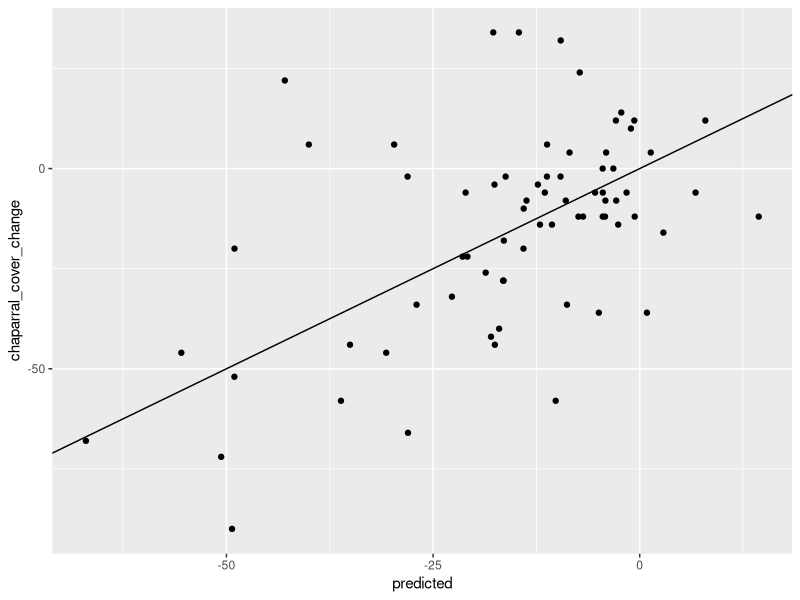
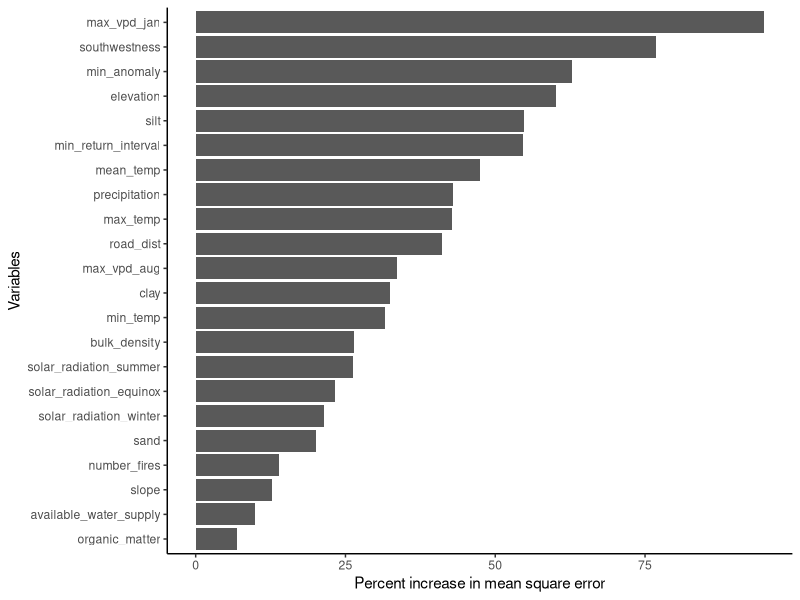
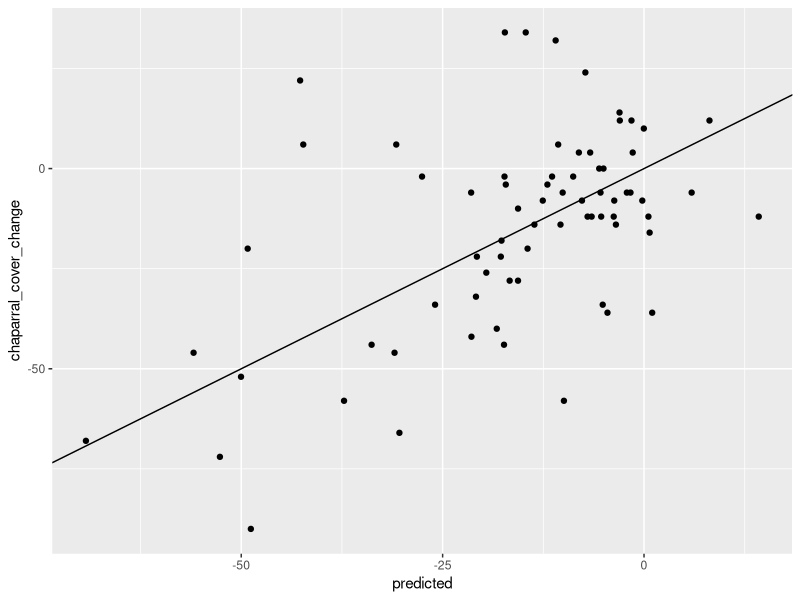
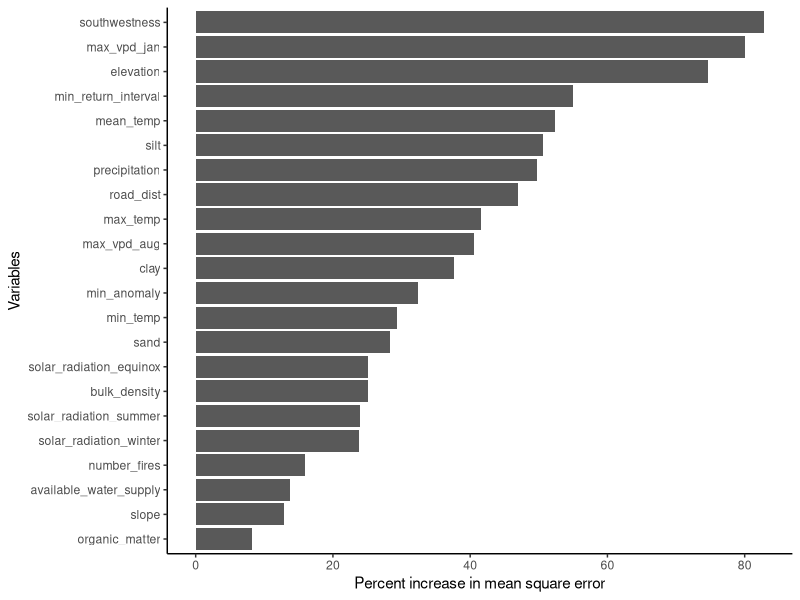
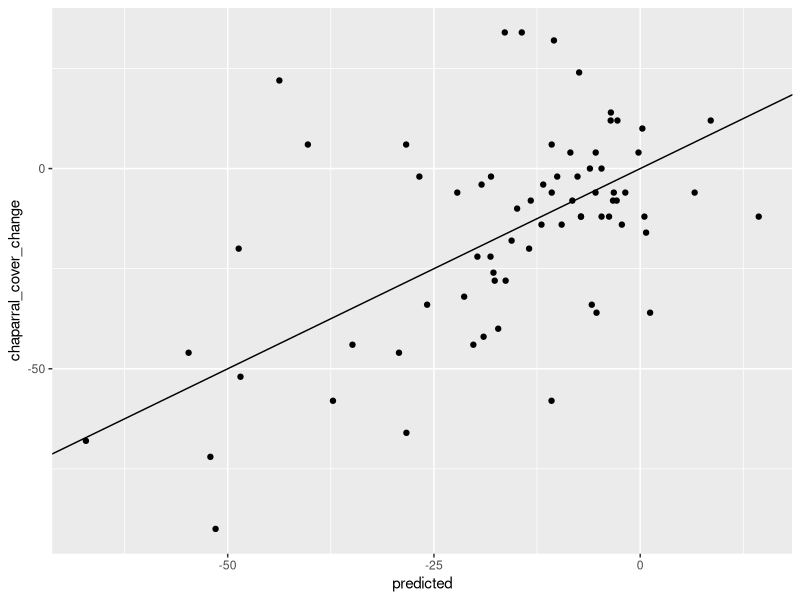
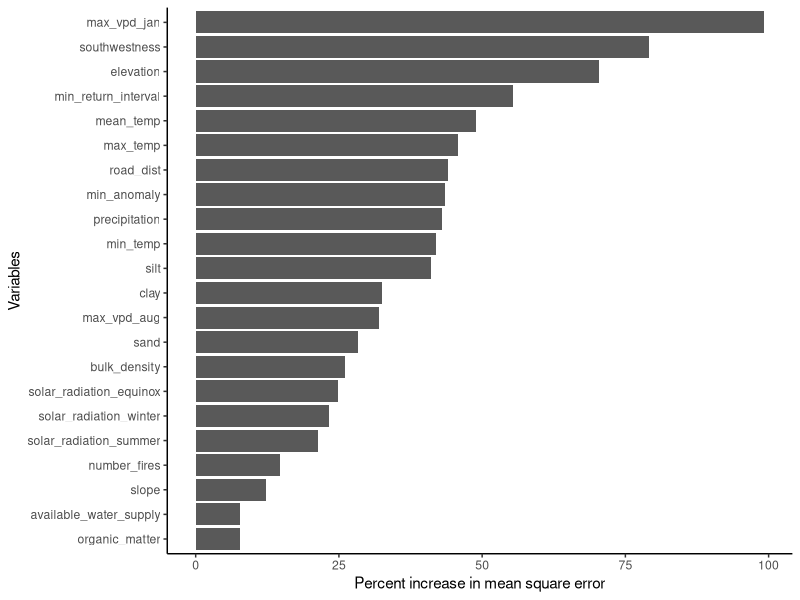
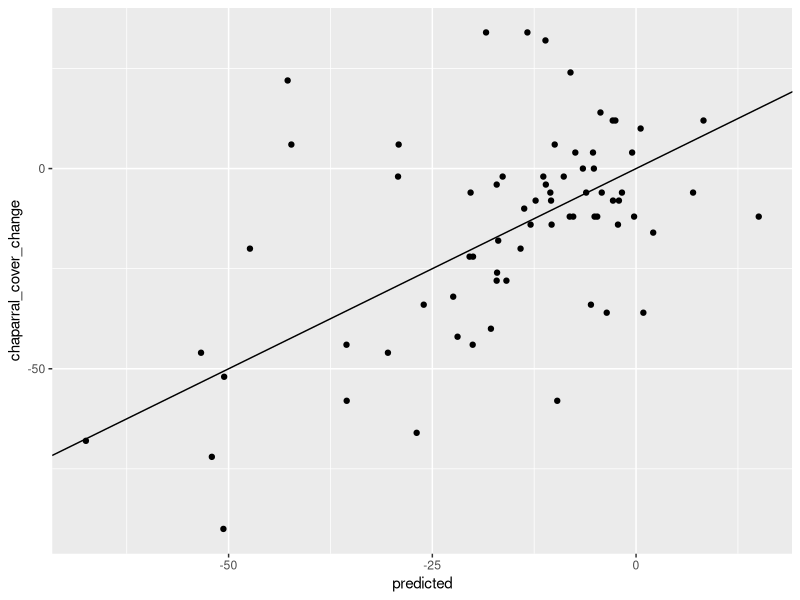
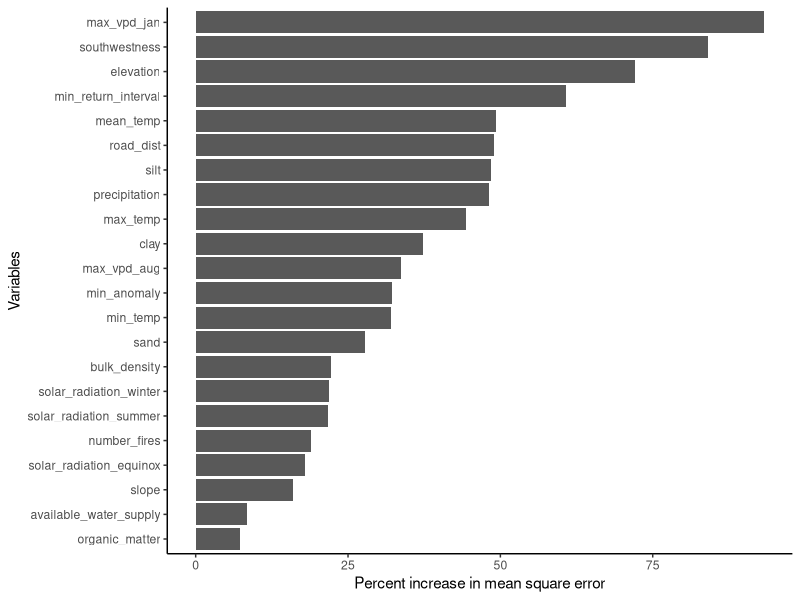

Write the R code that produced these figures, in order. (Note: a time limit stopped this script after it produced the figures.)
## ---- chunk 1
knitr::opts_chunk$set(echo = TRUE)
library(tidyverse)
library(here)
library(caret)
library(randomForest)
library(vcd)
## ---- chunk 2
veg_enviro_fire_drought <- read.csv(here("csv_data", "veg_enviro_fire_drought.csv")) %>% 
  rename("southwestness" = "aspect")
veg_enviro_fire_drought_1 <- read.csv(here("csv_data", "veg_enviro_fire_drought_1.csv")) %>% 
  rename("southwestness" = "aspect")
veg_enviro_fire_drought_2 <- read.csv(here("csv_data", "veg_enviro_fire_drought_2.csv")) %>% 
  rename("southwestness" = "aspect")
veg_enviro_fire_drought_3 <- read.csv(here("csv_data", "veg_enviro_fire_drought_3.csv")) %>% 
  rename("southwestness" = "aspect")
veg_enviro_fire_drought_4 <- read.csv(here("csv_data", "veg_enviro_fire_drought_4.csv")) %>% 
  rename("southwestness" = "aspect")
veg_enviro_fire_drought_5 <- read.csv(here("csv_data", "veg_enviro_fire_drought_5.csv")) %>% 
  rename("southwestness" = "aspect")

chaparral_cover_drought_analysis <- veg_enviro_fire_drought %>% 
  filter(dominant_veg_1930 == "chaparral") %>% 
  filter(dominant_veg_2009 %in% c("chaparral", "grass")) %>% 
  mutate(chaparral_cover_2009 = case_when(dominant_veg_2009 == "chaparral" ~ as.numeric(dominant_cover_2009),
                                          secondary_veg_2009 == "chaparral" ~ as.numeric(secondary_cover_2009),
                                          TRUE ~ 100 - as.numeric(dominant_cover_2009) - as.numeric(secondary_cover_2009))) %>% 
  mutate(chaparral_cover_change = chaparral_cover_2009 - dominant_cover_1930) %>% 
  na.omit()

chaparral_cover_drought1_analysis <- veg_enviro_fire_drought_1 %>% 
  filter(dominant_veg_1930 == "chaparral") %>% 
  filter(dominant_veg_2009 %in% c("chaparral", "grass")) %>% 
  mutate(chaparral_cover_2009 = case_when(dominant_veg_2009 == "chaparral" ~ as.numeric(dominant_cover_2009),
                                          secondary_veg_2009 == "chaparral" ~ as.numeric(secondary_cover_2009),
                                          TRUE ~ 100 - as.numeric(dominant_cover_2009) - as.numeric(secondary_cover_2009))) %>% 
  mutate(chaparral_cover_change = chaparral_cover_2009 - dominant_cover_1930) %>% 
  na.omit()

chaparral_cover_drought2_analysis <- veg_enviro_fire_drought_2 %>% 
  filter(dominant_veg_1930 == "chaparral") %>% 
  filter(dominant_veg_2009 %in% c("chaparral", "grass")) %>% 
  mutate(chaparral_cover_2009 = case_when(dominant_veg_2009 == "chaparral" ~ as.numeric(dominant_cover_2009),
                                          secondary_veg_2009 == "chaparral" ~ as.numeric(secondary_cover_2009),
                                          TRUE ~ 100 - as.numeric(dominant_cover_2009) - as.numeric(secondary_cover_2009))) %>% 
  mutate(chaparral_cover_change = chaparral_cover_2009 - dominant_cover_1930) %>% 
  na.omit()

chaparral_cover_drought3_analysis <- veg_enviro_fire_drought_3 %>% 
  filter(dominant_veg_1930 == "chaparral") %>% 
  filter(dominant_veg_2009 %in% c("chaparral", "grass")) %>% 
  mutate(chaparral_cover_2009 = case_when(dominant_veg_2009 == "chaparral" ~ as.numeric(dominant_cover_2009),
                                          secondary_veg_2009 == "chaparral" ~ as.numeric(secondary_cover_2009),
                                          TRUE ~ 100 - as.numeric(dominant_cover_2009) - as.numeric(secondary_cover_2009))) %>% 
  mutate(chaparral_cover_change = chaparral_cover_2009 - dominant_cover_1930) %>% 
  na.omit()

chaparral_cover_drought4_analysis <- veg_enviro_fire_drought_4 %>% 
  filter(dominant_veg_1930 == "chaparral") %>% 
  filter(dominant_veg_2009 %in% c("chaparral", "grass")) %>% 
  mutate(chaparral_cover_2009 = case_when(dominant_veg_2009 == "chaparral" ~ as.numeric(dominant_cover_2009),
                                          secondary_veg_2009 == "chaparral" ~ as.numeric(secondary_cover_2009),
                                          TRUE ~ 100 - as.numeric(dominant_cover_2009) - as.numeric(secondary_cover_2009))) %>% 
  mutate(chaparral_cover_change = chaparral_cover_2009 - dominant_cover_1930) %>% 
  na.omit()

chaparral_cover_drought5_analysis <- veg_enviro_fire_drought_5 %>% 
  filter(dominant_veg_1930 == "chaparral") %>% 
  filter(dominant_veg_2009 %in% c("chaparral", "grass")) %>% 
  mutate(chaparral_cover_2009 = case_when(dominant_veg_2009 == "chaparral" ~ as.numeric(dominant_cover_2009),
                                          secondary_veg_2009 == "chaparral" ~ as.numeric(secondary_cover_2009),
                                          TRUE ~ 100 - as.numeric(dominant_cover_2009) - as.numeric(secondary_cover_2009))) %>% 
  mutate(chaparral_cover_change = chaparral_cover_2009 - dominant_cover_1930) %>% 
  na.omit()

chaparral_cover_drought_continuous <- chaparral_cover_drought_analysis %>% 
  dplyr::select("chaparral_cover_change",
                "elevation",
                "southwestness", 
                "slope",
                "solar_radiation_summer", 
                "solar_radiation_equinox",
                "solar_radiation_winter", 
                "road_dist",
                "precipitation",
                "max_temp", 
                "mean_temp",
                "min_temp", 
                "max_vpd_jan", 
                "max_vpd_aug",
                "available_water_supply",
                "bulk_density",
                "organic_matter",
                "clay",
                "sand",
                "silt",
                "number_fires",
                "min_return_interval",
                "min_anomaly")

chaparral_cover_drought1_continuous <- chaparral_cover_drought1_analysis %>% 
  dplyr::select("chaparral_cover_change",
                "elevation",
                "southwestness", 
                "slope",
                "solar_radiation_summer", 
                "solar_radiation_equinox",
                "solar_radiation_winter", 
                "road_dist",
                "precipitation",
                "max_temp", 
                "mean_temp",
                "min_temp", 
                "max_vpd_jan", 
                "max_vpd_aug",
                "available_water_supply",
                "bulk_density",
                "organic_matter",
                "clay",
                "sand",
                "silt",
                "number_fires",
                "min_return_interval",
                "min_anomaly")

chaparral_cover_drought2_continuous <- chaparral_cover_drought2_analysis %>% 
  dplyr::select("chaparral_cover_change",
                "elevation",
                "southwestness", 
                "slope",
                "solar_radiation_summer", 
                "solar_radiation_equinox",
                "solar_radiation_winter", 
                "road_dist",
                "precipitation",
                "max_temp", 
                "mean_temp",
                "min_temp", 
                "max_vpd_jan", 
                "max_vpd_aug",
                "available_water_supply",
                "bulk_density",
                "organic_matter",
                "clay",
                "sand",
                "silt",
                "number_fires",
                "min_return_interval",
                "min_anomaly")

chaparral_cover_drought3_continuous <- chaparral_cover_drought3_analysis %>% 
 dplyr::select("chaparral_cover_change",
                "elevation",
                "southwestness", 
                "slope",
                "solar_radiation_summer", 
                "solar_radiation_equinox",
                "solar_radiation_winter", 
                "road_dist",
                "precipitation",
                "max_temp", 
                "mean_temp",
                "min_temp", 
                "max_vpd_jan", 
                "max_vpd_aug",
                "available_water_supply",
                "bulk_density",
                "organic_matter",
                "clay",
                "sand",
                "silt",
                "number_fires",
                "min_return_interval",
                "min_anomaly")

chaparral_cover_drought4_continuous <- chaparral_cover_drought4_analysis %>% 
 dplyr::select("chaparral_cover_change",
                "elevation",
                "southwestness", 
                "slope",
                "solar_radiation_summer", 
                "solar_radiation_equinox",
                "solar_radiation_winter", 
                "road_dist",
                "precipitation",
                "max_temp", 
                "mean_temp",
                "min_temp", 
                "max_vpd_jan", 
                "max_vpd_aug",
                "available_water_supply",
                "bulk_density",
                "organic_matter",
                "clay",
                "sand",
                "silt",
                "number_fires",
                "min_return_interval",
                "min_anomaly")

chaparral_cover_drought5_continuous <- chaparral_cover_drought5_analysis %>% 
  dplyr::select("chaparral_cover_change",
                "elevation",
                "southwestness", 
                "slope",
                "solar_radiation_summer", 
                "solar_radiation_equinox",
                "solar_radiation_winter", 
                "road_dist",
                "precipitation",
                "max_temp", 
                "mean_temp",
                "min_temp", 
                "max_vpd_jan", 
                "max_vpd_aug",
                "available_water_supply",
                "bulk_density",
                "organic_matter",
                "clay",
                "sand",
                "silt",
                "number_fires",
                "min_return_interval",
                "min_anomaly")

## ---- chunk 3
set.seed(123)
training_samples_drought <- chaparral_cover_drought_continuous$chaparral_cover_change %>%  
  createDataPartition(p = 0.8, list = FALSE)

train_chap_drought_cover <- chaparral_cover_drought_continuous[training_samples_drought, ]

test_chap_drought_cover <- chaparral_cover_drought_continuous[-training_samples_drought, ]

set.seed(123)

random_chap_drought_cover <- train_chap_drought_cover 

random_chap_drought_cover_test <- test_chap_drought_cover


for(x in c(seq(from = 500, to = 1000, by = 100))){
  set.seed(123)
tuneRF(train_chap_drought_cover[-1],
       train_chap_drought_cover$chaparral_cover_change, 
       ntreeTry=x,stepFactor = 1.5, 
       improve = 0.01, 
       trace =TRUE, 
       plot = FALSE)
}
## ---- chunk 4
set.seed(123)

chap_cover_drought_rf <- randomForest(chaparral_cover_change ~., data = train_chap_drought_cover,
                              type = prob,
                              ntree = 600,
                              mtry = 5,
                              importance = TRUE)
chap_cover_drought_rf

set.seed(123)
pred_chap_cover_drought_rf <- predict(chap_cover_drought_rf, random_chap_drought_cover_test) %>% 
  data.frame() %>% 
  rename("predicted" = ".") %>% 
  bind_cols(random_chap_drought_cover_test)

ggplot(pred_chap_cover_drought_rf, aes(x = predicted, y = chaparral_cover_change)) +
  geom_point()+
  geom_abline(slope = 1, intercept = 0)

 
rf_chap_cover_drought_confusion_table <- table(random_chap_drought_cover_test$chaparral_cover_change, pred_chap_cover_drought_rf$predicted)

chap_cover_drought_rf_mda <- data.frame(chap_cover_drought_rf$importance) %>% 
  dplyr::select("X.IncMSE") %>% 
  rownames_to_column(var = "variables")

chap_cover_drought_rf_plot <- ggplot(chap_cover_drought_rf_mda, aes(fct_reorder(variables, X.IncMSE),X.IncMSE))+
  geom_bar(stat= "identity")+
  coord_flip() +
  labs(x = "Variables",
       y = "Percent increase in mean square error")+
  theme_classic()
chap_cover_drought_rf_plot
RMSE(test_chap_drought_cover$chaparral_cover_change, pred_chap_cover_drought_rf$predicted)
## ---- chunk 5
set.seed(123)

training_samples_drought1 <- chaparral_cover_drought1_continuous$chaparral_cover_change %>%  
  createDataPartition(p = 0.8, list = FALSE)

train_chap_drought1_cover <- chaparral_cover_drought1_continuous[training_samples_drought1, ]

test_chap_drought1_cover <- chaparral_cover_drought1_continuous[-training_samples_drought1, ]

set.seed(123)

random_chap_drought1_cover <- train_chap_drought1_cover 

random_chap_drought1_cover_test <- test_chap_drought1_cover

for(x in c(seq(from = 500, to = 1000, by = 100))){
  set.seed(123)
tuneRF(train_chap_drought1_cover[-1],
       train_chap_drought1_cover$chaparral_cover_change, 
       ntreeTry=x,stepFactor = 1.5, 
       improve = 0.01, 
       trace =TRUE, 
       plot = FALSE)
}
## ---- chunk 6
set.seed(123)

chap_cover_drought1_rf <- randomForest(chaparral_cover_change ~., data = train_chap_drought1_cover,
                              type = prob,
                              ntree = 500,
                              mtry = 5,
                              importance = TRUE)
chap_cover_drought1_rf

set.seed(123)
pred_chap_cover_drought1_rf <- predict(chap_cover_drought1_rf, random_chap_drought1_cover_test) %>% 
  data.frame() %>% 
  rename("predicted" = ".") %>% 
  bind_cols(random_chap_drought1_cover_test)

ggplot(pred_chap_cover_drought1_rf, aes(x = predicted, y = chaparral_cover_change)) +
  geom_point()+
  geom_abline(slope = 1, intercept = 0)

 
rf_chap_cover_drought1_confusion_table <- table(random_chap_drought1_cover_test$chaparral_cover_change, pred_chap_cover_drought1_rf$predicted)

chap_cover_drought1_rf_mda <- data.frame(chap_cover_drought1_rf$importance) %>% 
  dplyr::select("X.IncMSE") %>% 
  rownames_to_column(var = "variables")

chap_cover_drought1_rf_plot <- ggplot(chap_cover_drought1_rf_mda, aes(fct_reorder(variables, X.IncMSE),X.IncMSE))+
  geom_bar(stat= "identity")+
  coord_flip() +
  labs(x = "Variables",
       y = "Percent increase in mean square error")+
  theme_classic()
chap_cover_drought1_rf_plot
RMSE(test_chap_drought1_cover$chaparral_cover_change, pred_chap_cover_drought1_rf$predicted)
## ---- chunk 7
set.seed(123)

training_samples_drought2 <- chaparral_cover_drought2_continuous$chaparral_cover_change %>%  
  createDataPartition(p = 0.8, list = FALSE)

train_chap_drought2_cover <- chaparral_cover_drought2_continuous[training_samples_drought2, ]

test_chap_drought2_cover <- chaparral_cover_drought2_continuous[-training_samples_drought2, ]

set.seed(123)

random_chap_drought2_cover <- train_chap_drought2_cover 

random_chap_drought2_cover_test <- test_chap_drought2_cover


for(x in c(seq(from = 500, to = 1000, by = 100))){
  set.seed(123)
tuneRF(train_chap_drought2_cover[-1],
       train_chap_drought2_cover$chaparral_cover_change, 
       ntreeTry=x,stepFactor = 1.5, 
       improve = 0.01, 
       trace =TRUE, 
       plot = FALSE)
}
## ---- chunk 8
set.seed(123)

chap_cover_drought2_rf <- randomForest(chaparral_cover_change ~., data = train_chap_drought2_cover,
                              type = prob,
                              ntree = 700,
                              mtry = 5,
                              importance = TRUE)
chap_cover_drought2_rf


pred_chap_cover_drought2_rf <- predict(chap_cover_drought2_rf, random_chap_drought2_cover_test) %>% 
  data.frame() %>% 
  rename("predicted" = ".") %>% 
  bind_cols(random_chap_drought2_cover_test)

ggplot(pred_chap_cover_drought2_rf, aes(x = predicted, y = chaparral_cover_change)) +
  geom_point()+
  geom_abline(slope = 1, intercept = 0)

 
rf_chap_cover_drought2_confusion_table <- table(random_chap_drought2_cover_test$chaparral_cover_change, pred_chap_cover_drought2_rf$predicted)

chap_cover_drought2_rf_mda <- data.frame(chap_cover_drought2_rf$importance) %>% 
  dplyr::select("X.IncMSE") %>% 
  rownames_to_column(var = "variables")

chap_cover_drought2_rf_plot <- ggplot(chap_cover_drought2_rf_mda, aes(fct_reorder(variables, X.IncMSE),X.IncMSE))+
  geom_bar(stat= "identity")+
  coord_flip() +
  labs(x = "Variables",
       y = "Percent increase in mean square error")+
  theme_classic()
chap_cover_drought2_rf_plot
RMSE(test_chap_drought2_cover$chaparral_cover_change, pred_chap_cover_drought2_rf$predicted)
## ---- chunk 9
set.seed(123)

training_samples_drought3 <- chaparral_cover_drought3_continuous$chaparral_cover_change %>%  
  createDataPartition(p = 0.8, list = FALSE)

train_chap_drought3_cover <- chaparral_cover_drought3_continuous[training_samples_drought3, ]

test_chap_drought3_cover <- chaparral_cover_drought3_continuous[-training_samples_drought3, ]

set.seed(123)

random_chap_drought3_cover <- train_chap_drought3_cover 

random_chap_drought3_cover_test <- test_chap_drought3_cover


for(x in c(seq(from = 500, to = 1000, by = 100))){
  set.seed(123)
tuneRF(train_chap_drought3_cover[-1],
       train_chap_drought3_cover$chaparral_cover_change, 
       ntreeTry=x,stepFactor = 1.5, 
       improve = 0.01, 
       trace =TRUE, 
       plot = FALSE)
}
## ---- chunk 10
set.seed(123)

chap_cover_drought3_rf <- randomForest(chaparral_cover_change ~., data = train_chap_drought3_cover,
                              type = prob,
                              ntree = 600,
                              mtry = 5,
                              importance = TRUE)
chap_cover_drought3_rf

set.seed(123)
pred_chap_cover_drought3_rf <- predict(chap_cover_drought3_rf, random_chap_drought3_cover_test) %>% 
  data.frame() %>% 
  rename("predicted" = ".") %>% 
  bind_cols(random_chap_drought3_cover_test)

ggplot(pred_chap_cover_drought3_rf, aes(x = predicted, y = chaparral_cover_change)) +
  geom_point()+
  geom_abline(slope = 1, intercept = 0)

 
rf_chap_cover_drought3_confusion_table <- table(random_chap_drought3_cover_test$chaparral_cover_change, pred_chap_cover_drought3_rf$predicted)

chap_cover_drought3_rf_mda <- data.frame(chap_cover_drought3_rf$importance) %>% 
  dplyr::select("X.IncMSE") %>% 
  rownames_to_column(var = "variables")

chap_cover_drought3_rf_plot <- ggplot(chap_cover_drought3_rf_mda, aes(fct_reorder(variables, X.IncMSE),X.IncMSE))+
  geom_bar(stat= "identity")+
  coord_flip() +
  labs(x = "Variables",
       y = "Percent increase in mean square error")+
  theme_classic()
chap_cover_drought3_rf_plot
RMSE(test_chap_drought3_cover$chaparral_cover_change, pred_chap_cover_drought3_rf$predicted)
## ---- chunk 11
set.seed(123)

training_samples_drought4 <- chaparral_cover_drought4_continuous$chaparral_cover_change %>%  
  createDataPartition(p = 0.8, list = FALSE)

train_chap_drought4_cover <- chaparral_cover_drought4_continuous[training_samples_drought4, ]

test_chap_drought4_cover <- chaparral_cover_drought4_continuous[-training_samples_drought4, ]

set.seed(123)

random_chap_drought4_cover <- train_chap_drought4_cover 

random_chap_drought4_cover_test <- test_chap_drought4_cover


for(x in c(seq(from = 500, to = 1000, by = 100))){
  set.seed(123)
tuneRF(train_chap_drought4_cover[-1],
       train_chap_drought4_cover$chaparral_cover_change, 
       ntreeTry=x,stepFactor = 1.5, 
       improve = 0.01, 
       trace =TRUE, 
       plot = FALSE)
}
## ---- chunk 12
set.seed(123)

chap_cover_drought4_rf <- randomForest(chaparral_cover_change ~., data = train_chap_drought4_cover,
                              type = prob,
                              ntree = 500,
                              mtry = 10,
                              importance = TRUE)
chap_cover_drought4_rf

set.seed(123)
pred_chap_cover_drought4_rf <- predict(chap_cover_drought4_rf, random_chap_drought4_cover_test) %>% 
  data.frame() %>% 
  rename("predicted" = ".") %>% 
  bind_cols(random_chap_drought4_cover_test)

ggplot(pred_chap_cover_drought4_rf, aes(x = predicted, y = chaparral_cover_change)) +
  geom_point()+
  geom_abline(slope = 1, intercept = 0)

 
rf_chap_cover_drought4_confusion_table <- table(random_chap_drought4_cover_test$chaparral_cover_change, pred_chap_cover_drought4_rf$predicted)

chap_cover_drought4_rf_mda <- data.frame(chap_cover_drought4_rf$importance) %>% 
  dplyr::select("X.IncMSE") %>% 
  rownames_to_column(var = "variables")

chap_cover_drought4_rf_plot <- ggplot(chap_cover_drought4_rf_mda, aes(fct_reorder(variables, X.IncMSE),X.IncMSE))+
  geom_bar(stat= "identity")+
  coord_flip() +
  labs(x = "Variables",
       y = "Percent increase in mean square error")+
  theme_classic()
chap_cover_drought4_rf_plot
RMSE(test_chap_drought4_cover$chaparral_cover_change, pred_chap_cover_drought4_rf$predicted)
## ---- chunk 13
set.seed(123)

training_samples_drought5 <- chaparral_cover_drought5_continuous$chaparral_cover_change %>%  
  createDataPartition(p = 0.8, list = FALSE)

train_chap_drought5_cover <- chaparral_cover_drought5_continuous[training_samples_drought5, ]

test_chap_drought5_cover <- chaparral_cover_drought5_continuous[-training_samples_drought5, ]

set.seed(123)

random_chap_drought5_cover <- train_chap_drought5_cover 

random_chap_drought5_cover_test <- test_chap_drought5_cover

for(x in c(seq(from = 500, to = 1000, by = 100))){
  set.seed(123)
tuneRF(train_chap_drought5_cover[-1],
       train_chap_drought5_cover$chaparral_cover_change, 
       ntreeTry=x,stepFactor = 1.5, 
       improve = 0.01, 
       trace =TRUE, 
       plot = FALSE)
}
## ---- chunk 14
set.seed(123)

chap_cover_drought5_rf <- randomForest(chaparral_cover_change ~., data = train_chap_drought5_cover,
                              type = prob,
                              ntree = 600,
                              mtry = 5,
                              importance = TRUE)
chap_cover_drought5_rf

set.seed(123)
pred_chap_cover_drought5_rf <- predict(chap_cover_drought5_rf, random_chap_drought5_cover_test) %>% 
  data.frame() %>% 
  rename("predicted" = ".") %>% 
  bind_cols(random_chap_drought5_cover_test)

ggplot(pred_chap_cover_drought5_rf, aes(x = predicted, y = chaparral_cover_change)) +
  geom_point()+
  geom_abline(slope = 1, intercept = 0)

 
rf_chap_cover_drought5_confusion_table <- table(random_chap_drought5_cover_test$chaparral_cover_change, pred_chap_cover_drought5_rf$predicted)

chap_cover_drought5_rf_mda <- data.frame(chap_cover_drought5_rf$importance) %>% 
  dplyr::select("X.IncMSE") %>% 
  rownames_to_column(var = "variables")

chap_cover_drought5_rf_plot <- ggplot(chap_cover_drought5_rf_mda, aes(fct_reorder(variables, X.IncMSE),X.IncMSE))+
  geom_bar(stat= "identity")+
  coord_flip() +
  labs(x = "Variables",
       y = "Percent increase in mean square error")+
  theme_classic()
chap_cover_drought5_rf_plot
RMSE(test_chap_drought5_cover$chaparral_cover_change, pred_chap_cover_drought5_rf$predicted)
## ---- chunk 15
chap_grass_drought <- veg_enviro_fire_drought %>% 
  filter(dominant_veg_1930 == "chaparral" & dominant_veg_2009 %in% c("chaparral", "grass")) %>% 
  dplyr::select("dominant_veg_2009",
                "secondary_cover_1930",
                "elevation",
                "southwestness", 
                "slope",
                "solar_radiation_summer", 
                "solar_radiation_equinox", 
                "solar_radiation_winter", 
                "road_dist", 
                "precipitation", 
                "max_temp", 
                "mean_temp", 
                "min_temp",
                "max_vpd_jan", 
                "max_vpd_aug",
                "available_water_supply",
                "bulk_density",
                "organic_matter",
                "clay",
                "sand",
                "silt",
                "number_fires",
                "min_return_interval",
                "min_anomaly") 

chap_grass_drought_1 <- veg_enviro_fire_drought_1 %>% 
  filter(dominant_veg_1930 == "chaparral" & dominant_veg_2009 %in% c("chaparral", "grass")) %>% 
  dplyr::select("dominant_veg_2009",
                "secondary_cover_1930",
                "elevation",
                "southwestness", 
                "slope",
                "solar_radiation_summer", 
                "solar_radiation_equinox", 
                "solar_radiation_winter", 
                "road_dist", 
                "precipitation", 
                "max_temp", 
                "mean_temp", 
                "min_temp",
                "max_vpd_jan", 
                "max_vpd_aug",
                "available_water_supply",
                "bulk_density",
                "organic_matter",
                "clay",
                "sand",
                "silt",
                "number_fires",
                "min_return_interval",
                "min_anomaly") 

chap_grass_drought_2 <- veg_enviro_fire_drought_2 %>% 
  filter(dominant_veg_1930 == "chaparral" & dominant_veg_2009 %in% c("chaparral", "grass")) %>%  
  dplyr::select("dominant_veg_2009",
                "secondary_cover_1930",
                "elevation",
                "southwestness", 
                "slope",
                "solar_radiation_summer", 
                "solar_radiation_equinox", 
                "solar_radiation_winter", 
                "road_dist", 
                "precipitation", 
                "max_temp", 
                "mean_temp", 
                "min_temp",
                "max_vpd_jan", 
                "max_vpd_aug",
                "available_water_supply",
                "bulk_density",
                "organic_matter",
                "clay",
                "sand",
                "silt",
                "number_fires",
                "min_return_interval",
                "min_anomaly") 

chap_grass_drought_3 <- veg_enviro_fire_drought_3 %>% 
  filter(dominant_veg_1930 == "chaparral" & dominant_veg_2009 %in% c("chaparral", "grass")) %>% 
  dplyr::select("dominant_veg_2009",
                "secondary_cover_1930",
                "elevation",
                "southwestness", 
                "slope",
                "solar_radiation_summer", 
                "solar_radiation_equinox", 
                "solar_radiation_winter", 
                "road_dist", 
                "precipitation", 
                "max_temp", 
                "mean_temp", 
                "min_temp",
                "max_vpd_jan", 
                "max_vpd_aug",
                "available_water_supply",
                "bulk_density",
                "organic_matter",
                "clay",
                "sand",
                "silt",
                "number_fires",
                "min_return_interval",
                "min_anomaly") 

chap_grass_drought_4 <- veg_enviro_fire_drought_4 %>% 
  filter(dominant_veg_1930 == "chaparral" & dominant_veg_2009 %in% c("chaparral", "grass")) %>% 
  dplyr::select("dominant_veg_2009",
                "secondary_cover_1930",
                "elevation",
                "southwestness", 
                "slope",
                "solar_radiation_summer", 
                "solar_radiation_equinox", 
                "solar_radiation_winter", 
                "road_dist", 
                "precipitation", 
                "max_temp", 
                "mean_temp", 
                "min_temp",
                "max_vpd_jan", 
                "max_vpd_aug",
                "available_water_supply",
                "bulk_density",
                "organic_matter",
                "clay",
                "sand",
                "silt",
                "number_fires",
                "min_return_interval",
                "min_anomaly")

chap_grass_drought_5 <- veg_enviro_fire_drought_5 %>% 
  filter(dominant_veg_1930 == "chaparral" & dominant_veg_2009 %in% c("chaparral", "grass")) %>%  
 dplyr::select("dominant_veg_2009",
                "secondary_cover_1930",
                "elevation",
                "southwestness", 
                "slope",
                "solar_radiation_summer", 
                "solar_radiation_equinox", 
                "solar_radiation_winter", 
                "road_dist", 
                "precipitation", 
                "max_temp", 
                "mean_temp", 
                "min_temp",
                "max_vpd_jan", 
                "max_vpd_aug",
                "available_water_supply",
                "bulk_density",
                "organic_matter",
                "clay",
                "sand",
                "silt",
                "number_fires",
                "min_return_interval",
                "min_anomaly") 

set.seed(123)
training_samples_drought <- chap_grass_drought$dominant_veg_2009 %>% 
  createDataPartition(p = 0.8, list = FALSE)
train_chap_drought <- chap_grass_drought[training_samples_drought, ]
test_chap_drought <- chap_grass_drought[-training_samples_drought, ]

set.seed(123)
training_samples_drought_1 <- chap_grass_drought_1$dominant_veg_2009 %>% 
  createDataPartition(p = 0.8, list = FALSE)
train_chap_drought_1 <- chap_grass_drought_1[training_samples_drought_1, ]
test_chap_drought_1 <- chap_grass_drought_1[-training_samples_drought_1, ]

set.seed(123)
training_samples_drought_2 <- chap_grass_drought_2$dominant_veg_2009 %>% 
  createDataPartition(p = 0.8, list = FALSE)
train_chap_drought_2 <- chap_grass_drought_2[training_samples_drought_2, ]
test_chap_drought_2 <- chap_grass_drought_2[-training_samples_drought_2, ]

set.seed(123)
training_samples_drought_3 <- chap_grass_drought_3$dominant_veg_2009 %>% 
  createDataPartition(p = 0.8, list = FALSE)
train_chap_drought_3 <- chap_grass_drought_3[training_samples_drought_3, ]
test_chap_drought_3 <- chap_grass_drought_3[-training_samples_drought_3, ]

set.seed(123)
training_samples_drought_4 <- chap_grass_drought_4$dominant_veg_2009 %>% 
  createDataPartition(p = 0.8, list = FALSE)
train_chap_drought_4 <- chap_grass_drought_4[training_samples_drought_4, ]
test_chap_drought_4 <- chap_grass_drought_4[-training_samples_drought_4, ]

set.seed(123)
training_samples_drought_5 <- chap_grass_drought_5$dominant_veg_2009 %>% 
  createDataPartition(p = 0.8, list = FALSE)
train_chap_drought_5 <- chap_grass_drought_5[training_samples_drought_5, ]
test_chap_drought_5 <- chap_grass_drought_5[-training_samples_drought_5, ]

random_chap_drought <- train_chap_drought %>% 
  mutate(dominant_veg_2009 = as.factor(dominant_veg_2009))
random_test_drought <- test_chap_drought %>% 
  mutate(dominant_veg_2009 = as.factor(dominant_veg_2009))

random_chap_drought_1 <- train_chap_drought_1 %>% 
  mutate(dominant_veg_2009 = as.factor(dominant_veg_2009))
random_test_drought_1 <- test_chap_drought_1 %>% 
  mutate(dominant_veg_2009 = as.factor(dominant_veg_2009))

random_chap_drought_2 <- train_chap_drought_2 %>% 
  mutate(dominant_veg_2009 = as.factor(dominant_veg_2009))
random_test_drought_2 <- test_chap_drought_2 %>% 
  mutate(dominant_veg_2009 = as.factor(dominant_veg_2009))

random_chap_drought_3 <- train_chap_drought_3 %>% 
  mutate(dominant_veg_2009 = as.factor(dominant_veg_2009))
random_test_drought_3 <- test_chap_drought_3 %>% 
  mutate(dominant_veg_2009 = as.factor(dominant_veg_2009))

random_chap_drought_4 <- train_chap_drought_4 %>% 
  mutate(dominant_veg_2009 = as.factor(dominant_veg_2009))
random_test_drought_4 <- test_chap_drought_4 %>% 
  mutate(dominant_veg_2009 = as.factor(dominant_veg_2009))

random_chap_drought_5 <- train_chap_drought_5 %>% 
  mutate(dominant_veg_2009 = as.factor(dominant_veg_2009))
random_test_drought_5 <- test_chap_drought_5 %>% 
  mutate(dominant_veg_2009 = as.factor(dominant_veg_2009))
## ---- chunk 16
for(x in c(seq(from = 500, to = 1000, by = 100))){
  set.seed(123)
tuneRF(random_chap_drought[-1],
       random_chap_drought$dominant_veg_2009, 
       ntreeTry=x,stepFactor = 1.5, 
       improve = 0.01, 
       trace =TRUE, 
       plot = FALSE)
}
## ---- chunk 17
set.seed(123)
chap_drought_rf <- randomForest(dominant_veg_2009 ~., 
                        data = random_chap_drought, 
                        importance = TRUE, 
                        type = prob,
                        ntree=1000, 
                        mtry = 6)
chap_drought_rf
set.seed(123)
pred_chap_drought_rf <- predict(chap_drought_rf, random_test_drought, type = "prob") %>% 
  data.frame() %>% 
  mutate(conversion = case_when(chaparral > 0.5 ~ "chaparral",
                                grass > 0.5 ~ "grass"))
rf_chap_drought_confusion_table <- table(random_test_drought$dominant_veg_2009, pred_chap_drought_rf$conversion)
Kappa(rf_chap_drought_confusion_table)

chap_drought_rf_mda <- data.frame(chap_drought_rf[["importance"]]) %>% 
  dplyr::select("MeanDecreaseAccuracy") %>% 
  rownames_to_column(var = "variables")

chap_drought_rf_plot <- ggplot(chap_drought_rf_mda, aes(fct_reorder(variables, MeanDecreaseAccuracy), MeanDecreaseAccuracy))+
  geom_bar(stat= "identity")+
  coord_flip() +
  labs(x = "Variables",
       y = "Mean decrease in accuracy")+
  theme_classic()
chap_drought_rf_plot
## ---- chunk 18
for(x in c(seq(from = 500, to = 1000, by = 100))){
  set.seed(123)
tuneRF(random_chap_drought_1[-1],
       random_chap_drought_1$dominant_veg_2009, 
       ntreeTry=x,stepFactor = 1.5, 
       improve = 0.01, 
       trace =TRUE, 
       plot = FALSE)
}
## ---- chunk 19
set.seed(123)
chap_drought_1_rf <- randomForest(dominant_veg_2009 ~., 
                        data = random_chap_drought_1, 
                        importance = TRUE, 
                        type = prob,
                        ntree=900, 
                        mtry = 6)
chap_drought_1_rf
set.seed(123)
pred_chap_drought_1_rf <- predict(chap_drought_1_rf, random_test_drought_1, type = "prob") %>% 
  data.frame() %>% 
  mutate(conversion = case_when(chaparral > 0.5 ~ "chaparral",
                                grass > 0.5 ~ "grass"))
rf_chap_drought_1_confusion_table <- table(random_test_drought_1$dominant_veg_2009, pred_chap_drought_1_rf$conversion)
Kappa(rf_chap_drought_1_confusion_table)

chap_drought_1_rf_mda <- data.frame(chap_drought_1_rf[["importance"]]) %>% 
  dplyr::select("MeanDecreaseAccuracy") %>% 
  rownames_to_column(var = "variables")

chap_drought_1_rf_plot <- ggplot(chap_drought_1_rf_mda, aes(fct_reorder(variables, MeanDecreaseAccuracy), MeanDecreaseAccuracy))+
  geom_bar(stat= "identity")+
  coord_flip() +
  labs(x = "Variables",
       y = "Mean decrease in accuracy")+
  theme_classic()
chap_drought_1_rf_plot
## ---- chunk 20
for(x in c(seq(from = 500, to = 1000, by = 100))){
  set.seed(123)
tuneRF(random_chap_drought_2[-1],
       random_chap_drought_2$dominant_veg_2009, 
       ntreeTry=x,stepFactor = 1.5, 
       improve = 0.01, 
       trace =TRUE, 
       plot = FALSE)

}
## ---- chunk 21
set.seed(123)
chap_drought_2_rf <- randomForest(dominant_veg_2009 ~., 
                        data = random_chap_drought_2, 
                        importance = TRUE, 
                        type = prob,
                        ntree=700, 
                        mtry = 6)
chap_drought_2_rf
set.seed(123)
pred_chap_drought_2_rf <- predict(chap_drought_2_rf, random_test_drought_2, type = "prob") %>% 
  data.frame() %>% 
  mutate(conversion = case_when(chaparral > 0.5 ~ "chaparral",
                                grass > 0.5 ~ "grass"))
rf_chap_drought_2_confusion_table <- table(random_test_drought_2$dominant_veg_2009, pred_chap_drought_2_rf$conversion)
Kappa(rf_chap_drought_2_confusion_table)

chap_drought_2_rf_mda <- data.frame(chap_drought_2_rf[["importance"]]) %>% 
  dplyr::select("MeanDecreaseAccuracy") %>% 
  rownames_to_column(var = "variables")

chap_drought_2_rf_plot <- ggplot(chap_drought_2_rf_mda, aes(fct_reorder(variables, MeanDecreaseAccuracy), MeanDecreaseAccuracy))+
  geom_bar(stat= "identity")+
  coord_flip() +
  labs(x = "Variables",
       y = "Mean decrease in accuracy")+
  theme_classic()
chap_drought_2_rf_plot
## ---- chunk 22
for(x in c(seq(from = 500, to = 1000, by = 100))){
  set.seed(123)
tuneRF(random_chap_drought_3[-1],
       random_chap_drought_3$dominant_veg_2009, 
       ntreeTry=x,stepFactor = 1.5, 
       improve = 0.01, 
       trace =TRUE, 
       plot = FALSE)
}
## ---- chunk 23
set.seed(123)
chap_drought_3_rf <- randomForest(dominant_veg_2009 ~., 
                        data = random_chap_drought_3, 
                        importance = TRUE, 
                        type = prob,
                        ntree=900, 
                        mtry = 6)
chap_drought_3_rf
set.seed(123)
pred_chap_drought_3_rf <- predict(chap_drought_3_rf, random_test_drought_3, type = "prob") %>% 
  data.frame() %>% 
  mutate(conversion = case_when(chaparral > 0.5 ~ "chaparral",
                                grass > 0.5 ~ "grass"))
rf_chap_drought_3_confusion_table <- table(random_test_drought_3$dominant_veg_2009, pred_chap_drought_3_rf$conversion)
Kappa(rf_chap_drought_3_confusion_table)

chap_drought_3_rf_mda <- data.frame(chap_drought_3_rf[["importance"]]) %>% 
  dplyr::select("MeanDecreaseAccuracy") %>% 
  rownames_to_column(var = "variables")

chap_drought_3_rf_plot <- ggplot(chap_drought_3_rf_mda, aes(fct_reorder(variables, MeanDecreaseAccuracy), MeanDecreaseAccuracy))+
  geom_bar(stat= "identity")+
  coord_flip() +
  labs(x = "Variables",
       y = "Mean decrease in accuracy")+
  theme_classic()
chap_drought_3_rf_plot
## ---- chunk 24
for(x in c(seq(from = 500, to = 1000, by = 100))){
  set.seed(123)
tuneRF(random_chap_drought_4[-1],
       random_chap_drought_4$dominant_veg_2009, 
       ntreeTry=x,stepFactor = 1.5, 
       improve = 0.01, 
       trace =TRUE, 
       plot = FALSE)
}
## ---- chunk 25
set.seed(123)
chap_drought_4_rf <- randomForest(dominant_veg_2009 ~., 
                        data = random_chap_drought_4, 
                        importance = TRUE, 
                        type = prob,
                        ntree=900, 
                        mtry = 6)
chap_drought_4_rf
set.seed(123)
pred_chap_drought_4_rf <- predict(chap_drought_4_rf, random_test_drought_4, type = "prob") %>% 
  data.frame() %>% 
  mutate(conversion = case_when(chaparral > 0.5 ~ "chaparral",
                                grass > 0.5 ~ "grass"))
rf_chap_drought_4_confusion_table <- table(random_test_drought_4$dominant_veg_2009, pred_chap_drought_4_rf$conversion)
Kappa(rf_chap_drought_4_confusion_table)

chap_drought_4_rf_mda <- data.frame(chap_drought_4_rf[["importance"]]) %>% 
  dplyr::select("MeanDecreaseAccuracy") %>% 
  rownames_to_column(var = "variables")

chap_drought_4_rf_plot <- ggplot(chap_drought_4_rf_mda, aes(fct_reorder(variables, MeanDecreaseAccuracy), MeanDecreaseAccuracy))+
  geom_bar(stat= "identity")+
  coord_flip() +
  labs(x = "Variables",
       y = "Mean decrease in accuracy")+
  theme_classic()
chap_drought_4_rf_plot
## ---- chunk 26
for(x in c(seq(from = 500, to = 1000, by = 100))){
  set.seed(123)
tuneRF(random_chap_drought_5[-1],
       random_chap_drought_5$dominant_veg_2009, 
       ntreeTry=x,stepFactor = 1.5, 
       improve = 0.01, 
       trace =TRUE, 
       plot = FALSE)
}
## ---- chunk 27
set.seed(123)
chap_drought_5_rf <- randomForest(dominant_veg_2009 ~., 
                        data = random_chap_drought_5, 
                        importance = TRUE, 
                        type = prob,
                        ntree=800, 
                        mtry = 9)
chap_drought_5_rf
set.seed(123)
pred_chap_drought_5_rf <- predict(chap_drought_5_rf, random_test_drought_5, type = "prob") %>% 
  data.frame() %>% 
  mutate(conversion = case_when(chaparral > 0.5 ~ "chaparral",
                                grass > 0.5 ~ "grass"))
rf_chap_drought_5_confusion_table <- table(random_test_drought_5$dominant_veg_2009, pred_chap_drought_5_rf$conversion)
Kappa(rf_chap_drought_5_confusion_table)

chap_drought_5_rf_mda <- data.frame(chap_drought_5_rf[["importance"]]) %>% 
  dplyr::select("MeanDecreaseAccuracy") %>% 
  rownames_to_column(var = "variables")

chap_drought_5_rf_plot <- ggplot(chap_drought_5_rf_mda, aes(fct_reorder(variables, MeanDecreaseAccuracy), MeanDecreaseAccuracy))+
  geom_bar(stat= "identity")+
  coord_flip() +
  labs(x = "Variables",
       y = "Mean decrease in accuracy")+
  theme_classic()
chap_drought_5_rf_plot
## ---- chunk 28
cover_correlation <- cor(chaparral_cover_drought4_continuous[2:23])

conversion_correlation <- cor(chap_grass_drought_4[2:24])
